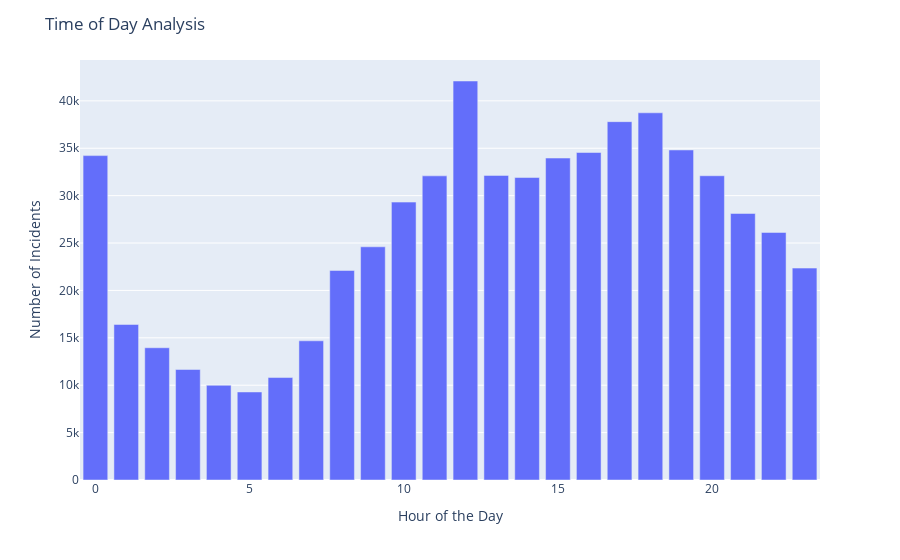

The code cell stored with this chart in its notebook:
### Code cell
#####################################################################
# Insight 3: Time of Day Analysis
#####################################################################
sql3 = """SELECT IncidentTime, COUNT(1) 
FROM Incident_Details 
GROUP BY IncidentTime
ORDER BY 1 DESC"""
insight3 = execute_sql_statement(sql3,conn)
hour = [row[0] for row in insight3]
crime_count = [row[1] for row in insight3]

fig = px.bar(insight3, x=hour , y=crime_count)
fig.update_layout(
    xaxis_title='Hour of the Day',
    yaxis_title='Number of Incidents',
    title='Time of Day Analysis'
)
fig.show()

### Figure 1 — Plotly figure (JSON) as saved in the notebook; plotly's stock layout.template omitted (floating-point values rounded to 4 significant figures)
{"data": [{"alignmentgroup": "True", "hovertemplate": "x=%{x}<br>y=%{y}<extra></extra>", "legendgroup": "", "marker": {"color": "#636efa", "pattern": {"shape": ""}}, "name": "", "offsetgroup": "", "orientation": "v", "showlegend": false, "textposition": "auto", "type": "bar", "x": [23, 22, 21, 20, 19, 18, 17, 16, 15, 14, 13, 12, 11, 10, 9, 8, 7, 6, 5, 4, 3, 2, 1, 0], "xaxis": "x", "y": [22358, 26119, 28120, 32100, 34818, 38741, 37805, 34552, 33967, 31913, 32136, 42096, 32087, 29319, 24602, 22105, 14685, 10810, 9286, 9992, 11659, 13953, 16410, 34223], "yaxis": "y"}], "layout": {"barmode": "relative", "legend": {"tracegroupgap": 0}, "margin": {"t": 60}, "title": {"text": "Time of Day Analysis"}, "xaxis": {"anchor": "y", "domain": [0, 1], "title": {"text": "Hour of the Day"}}, "yaxis": {"anchor": "x", "domain": [0, 1], "title": {"text": "Number of Incidents"}}}}
